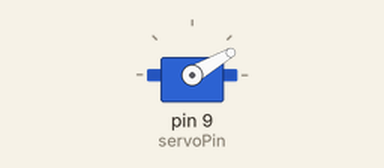
This sketch was run on a simulated Arduino Uno, built with avr-gcc and run on an emulated ATmega328P. On the bench: servo.

Above: at 2.05 s.
At 5.0 s:
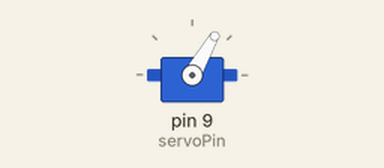
At 8.0 s:
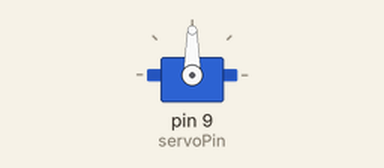
At 14.0 s:
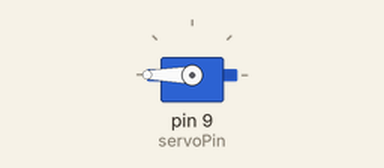
Timing chart, 0 to 17.6 s (numbered marks = the images above):
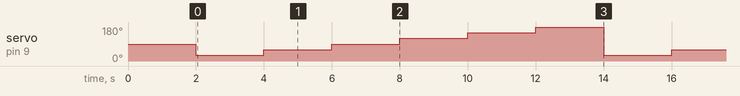

The sketch:

servoMotorTest.ino
```cpp
//servoMotorTest - testing the servo motor to see what different angles correspond
//to positions on the robot itself
//Written by Nathaniel Okunwobi (240349422)

//puts the servo library into the program
#include <Servo.h>

//defining constants for pin number
#define servoPin 9
//
Servo head;
//setup() function - setting the name for the servo pin that will be controlled
void setup(){
  head.attach(servoPin);
  //head.write(90); #check it still works without the head
  delay(2000);
  Serial.begin(9600);
}
//loop() functions - repeatedly sets the position of the head to 30, 60, 90,
//120, 150 and 180 degrees
void loop(){
  head.write(30);
  delay(2000);
  head.write(60);
  delay(2000);
  head.write(90);
  delay(2000);
  head.write(120);
  delay(2000);
  head.write(150);
  delay(2000);
  head.write(180);
  delay(2000);
}
```

Measured:
- by itself, servo on pin 9 (servoPin): repeats every 12.0 s: 60° 2.0 s, 90° 2.0 s, 120° 2.0 s, 150° 2.0 s, 180° 2.0 s, 30° 2.0 s
